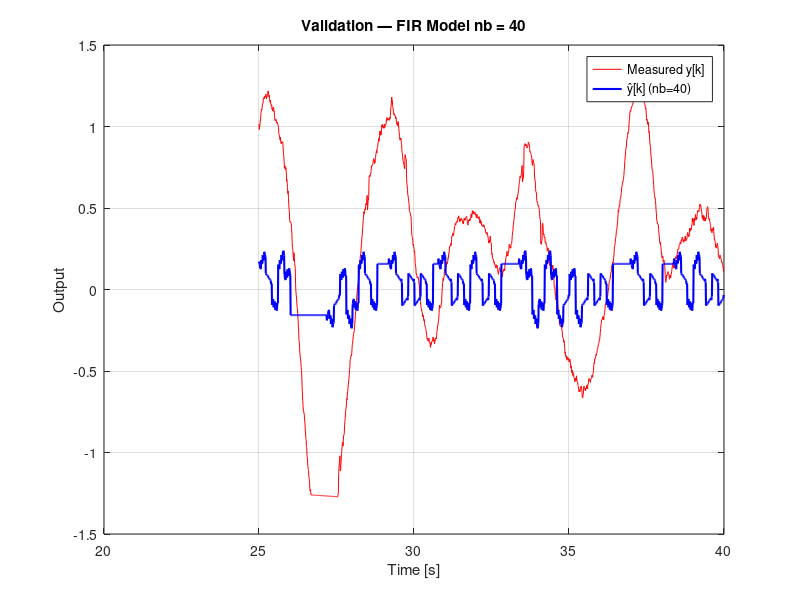
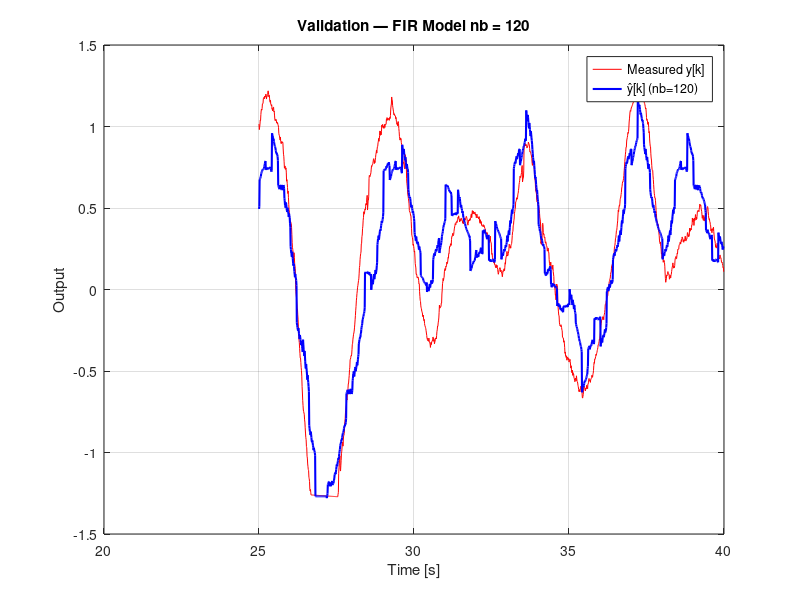

The MATLAB script that drew these images, in order:
%% _*PROBLEM 2 (25 Pts.)*_

load('q1_data.mat');


% Consequent NAN's may occure (which our hardcoded linear interpolation is not available to overcome).
% Because spike detection is hardcoded (not with the built-in MATLAB function) this minor error is inevitable. 
% Remove remaining NaNs from filtered signals, at spike interpolation (with built-in function)

u_filter = fillmissing(u_filter, 'linear');
y_clean  = fillmissing(y_clean, 'linear');
% (a) Split data into training (first 25 s) and validation (last 15 s) , estimate FIR parameters for nb = 40 and nb = 120

% Split data
train_end = round(25 / Tsampling);  % 25 seconds - 2500 sample
train_u = u_filter(1:train_end);
train_y = y_clean(1:train_end);

val_u   = u_filter(train_end+1 : end);
val_y   = y_clean(train_end+1 : end);
t_val   = t(train_end+1 : end);


%nb = 40
nb1 = 40;
Ntr = length(train_u);

Phi40 = zeros(Ntr-nb1, nb1);
y40   = zeros(Ntr-nb1, 1);

for k = nb1+1:Ntr
    for i = 1:nb1
        Phi40(k-nb1, i) = train_u(k - i);
    end
    y40(k-nb1) = train_y(k);
end

b40 = Phi40 \ y40;


%nb = 120
nb2 = 120;
Phi120 = zeros(Ntr-nb2, nb2);
y120   = zeros(Ntr-nb2, 1);

for k = nb2+1:Ntr
    for i = 1:nb2
        Phi120(k-nb2, i) = train_u(k - i);
    end
    y120(k-nb2) = train_y(k);
end

b120 = Phi120 \ y120;
% (b) Prediction on validation set

% Full length filtered input from problem 1
Nu = length(u_filter);

% Prediction nb = 40
yhat40_full = zeros(Nu,1);
for k = 1:Nu
    s = 0;
    for i = 1:nb1
        if (k-i) >= 1
            s = s + b40(i) * u_filter(k-i);
        end
    end
    yhat40_full(k) = s;
end

% Prediction nb = 120
yhat120_full = zeros(Nu,1);
for k = 1:Nu
    s = 0;
    for i = 1:nb2
        if (k-i) >= 1
            s = s + b120(i) * u_filter(k-i);
        end
    end
    yhat120_full(k) = s;
end

% Extract validation portion
yhat40  = yhat40_full(train_end+1:end);
yhat120 = yhat120_full(train_end+1:end);

% Plot nb = 40
figure;
plot(t_val, val_y, 'r'); hold on;
plot(t_val, yhat40, 'b', 'LineWidth', 1.5);
xlabel('Time [s]'); ylabel('Output');
legend('Measured y[k]', 'ŷ[k] (nb=40)', 'Location', 'best');
title('Validation — FIR Model nb = 40');
grid on;

% Plot nb = 120
figure;
plot(t_val, val_y, 'r'); hold on;
plot(t_val, yhat120, 'b', 'LineWidth', 1.5);
xlabel('Time [s]'); ylabel('Output');
legend('Measured y[k]', 'ŷ[k] (nb=120)', 'Location', 'best');
title('Validation — FIR Model nb = 120');
grid on;
% (c) RMSE and Fit 

rmse40  = sqrt(mean((val_y - yhat40 ).^2));
rmse120 = sqrt(mean((val_y - yhat120).^2));

fit40  = (1 - norm(val_y - yhat40 )/norm(val_y - mean(val_y))) * 100;
fit120 = (1 - norm(val_y - yhat120)/norm(val_y - mean(val_y))) * 100;

fprintf('\n VALIDATION METRICS \n');
fprintf('nb =  40 → RMSE = %.4f, Fit = %.2f %%\n', rmse40,  fit40);
fprintf('nb = 120 → RMSE = %.4f, Fit = %.2f %%\n', rmse120, fit120);


save('q2_data.mat', 'u_filter', 'y_clean', 'train_u', 'train_y', ...
     'val_y', 't_val', 'Tsampling', 'train_end');
